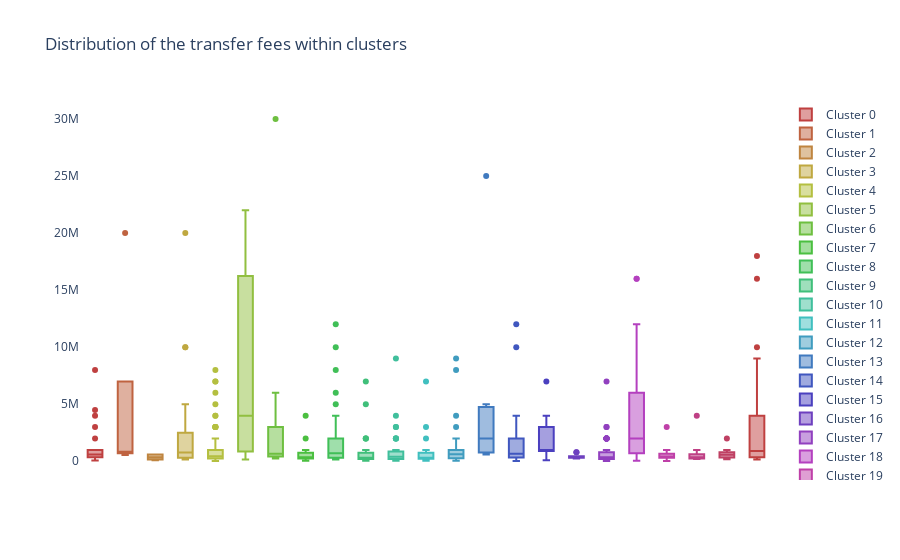

Notebook code for this chart:
### Code cell
fig.update_layout(
    xaxis=dict(showgrid=True, zeroline=False, showticklabels=False),
    yaxis=dict(zeroline=True, gridcolor='rgb(255,255,255)'),
    paper_bgcolor='rgb(255,255,255)',
    plot_bgcolor='rgb(255,255,255)',     title="Distribution of the transfer fees within clusters ",
)

fig.show()
